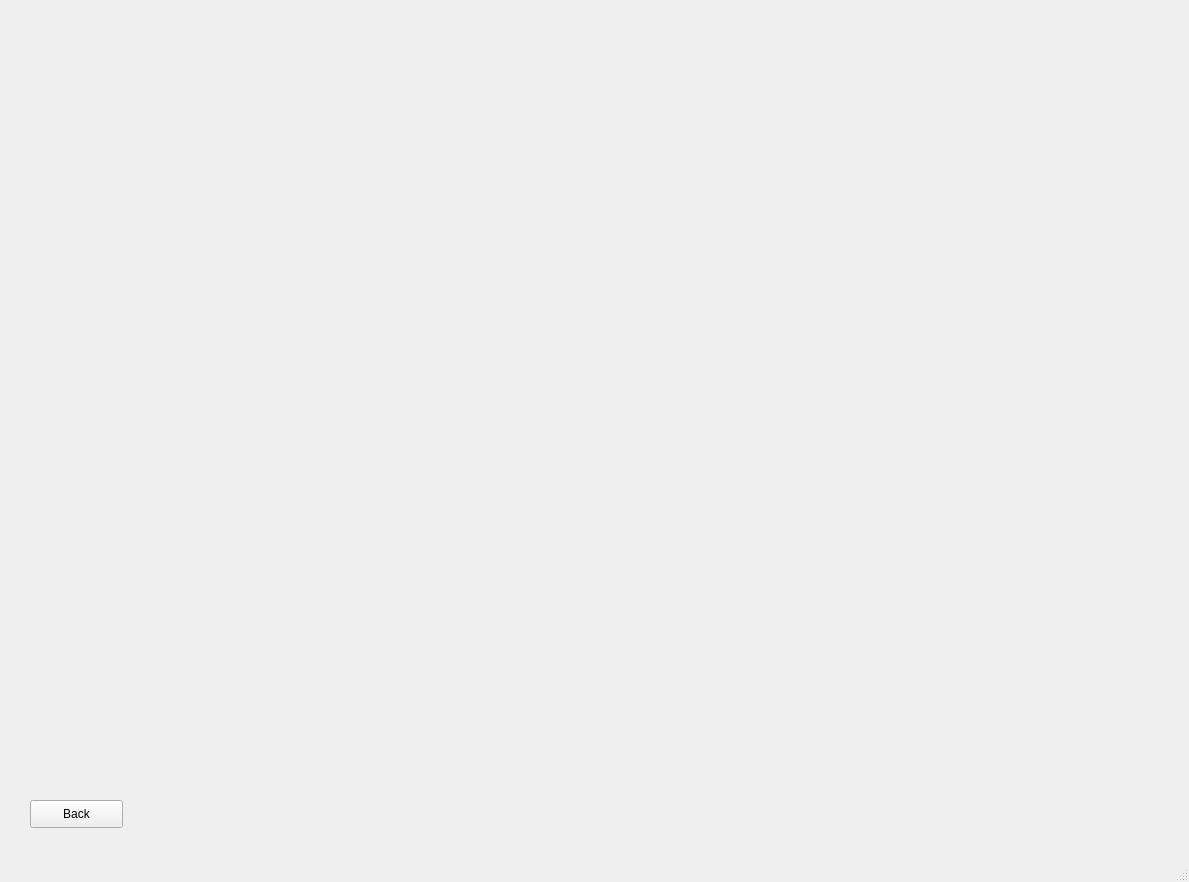
<?xml version="1.0" encoding="UTF-8"?>
<ui version="4.0">
 <class>MainWindow</class>
 <widget class="QMainWindow" name="MainWindow">
  <property name="geometry">
   <rect>
    <x>0</x>
    <y>0</y>
    <width>1189</width>
    <height>882</height>
   </rect>
  </property>
  <property name="windowTitle">
   <string>MainWindow</string>
  </property>
  <widget class="QWidget" name="centralwidget">
   <widget class="QPushButton" name="btnBack">
    <property name="geometry">
     <rect>
      <x>30</x>
      <y>800</y>
      <width>93</width>
      <height>28</height>
     </rect>
    </property>
    <property name="text">
     <string>Back</string>
    </property>
   </widget>
  </widget>
  <widget class="QMenuBar" name="menubar">
   <property name="geometry">
    <rect>
     <x>0</x>
     <y>0</y>
     <width>1189</width>
     <height>26</height>
    </rect>
   </property>
  </widget>
  <widget class="QStatusBar" name="statusbar"/>
 </widget>
 <resources/>
 <connections/>
</ui>
